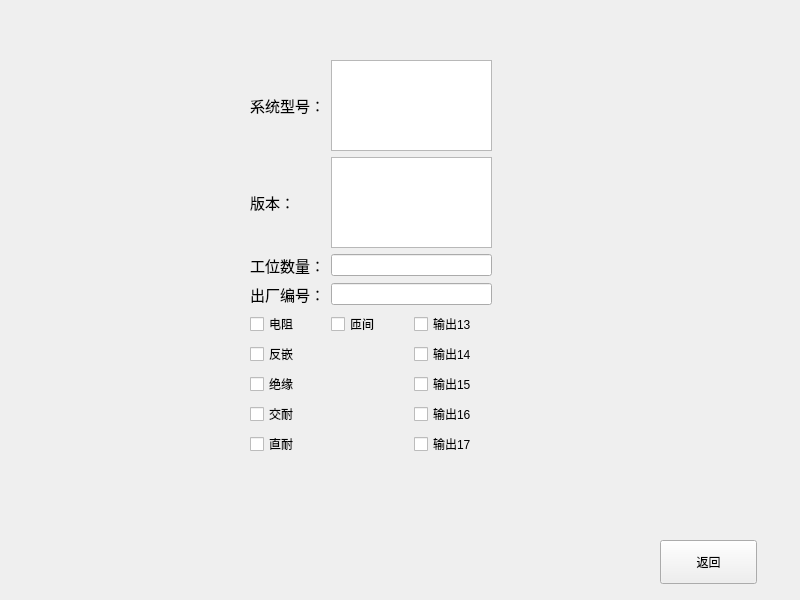
<?xml version="1.0" encoding="UTF-8"?>
<ui version="4.0">
 <class>CWinBack</class>
 <widget class="QWidget" name="CWinBack">
  <property name="geometry">
   <rect>
    <x>0</x>
    <y>0</y>
    <width>800</width>
    <height>600</height>
   </rect>
  </property>
  <property name="windowTitle">
   <string>Form</string>
  </property>
  <widget class="QWidget" name="layoutWidget">
   <property name="geometry">
    <rect>
     <x>250</x>
     <y>60</y>
     <width>242</width>
     <height>396</height>
    </rect>
   </property>
   <layout class="QGridLayout" name="gridLayout">
    <item row="1" column="0">
     <widget class="QLabel" name="label_6">
      <property name="font">
       <font>
        <pointsize>11</pointsize>
       </font>
      </property>
      <property name="styleSheet">
       <string notr="true"/>
      </property>
      <property name="text">
       <string>版本：</string>
      </property>
     </widget>
    </item>
    <item row="2" column="0">
     <widget class="QLabel" name="label_7">
      <property name="font">
       <font>
        <pointsize>11</pointsize>
       </font>
      </property>
      <property name="styleSheet">
       <string notr="true"/>
      </property>
      <property name="text">
       <string>工位数量：</string>
      </property>
     </widget>
    </item>
    <item row="1" column="1" colspan="2">
     <widget class="QTextEdit" name="textEditk_7">
      <property name="layoutDirection">
       <enum>Qt::LeftToRight</enum>
      </property>
      <property name="autoFillBackground">
       <bool>true</bool>
      </property>
      <property name="styleSheet">
       <string notr="true"/>
      </property>
      <property name="autoFormatting">
       <set>QTextEdit::AutoAll</set>
      </property>
      <property name="html">
       <string>&lt;!DOCTYPE HTML PUBLIC &quot;-//W3C//DTD HTML 4.0//EN&quot; &quot;http://www.w3.org/TR/REC-html40/strict.dtd&quot;&gt;
&lt;html&gt;&lt;head&gt;&lt;meta name=&quot;qrichtext&quot; content=&quot;1&quot; /&gt;&lt;style type=&quot;text/css&quot;&gt;
p, li { white-space: pre-wrap; }
&lt;/style&gt;&lt;/head&gt;&lt;body style=&quot; font-family:'Ubuntu Mono'; font-size:11pt; font-weight:400; font-style:normal;&quot;&gt;
&lt;p align=&quot;center&quot; style=&quot;-qt-paragraph-type:empty; margin-top:0px; margin-bottom:0px; margin-left:0px; margin-right:0px; -qt-block-indent:0; text-indent:0px; font-family:'Ubuntu';&quot;&gt;&lt;br /&gt;&lt;/p&gt;&lt;/body&gt;&lt;/html&gt;</string>
      </property>
     </widget>
    </item>
    <item row="4" column="0">
     <widget class="QCheckBox" name="BoxEnableDcr">
      <property name="text">
       <string>电阻</string>
      </property>
     </widget>
    </item>
    <item row="6" column="2">
     <widget class="QCheckBox" name="BoxEnableOut15">
      <property name="text">
       <string>输出15</string>
      </property>
     </widget>
    </item>
    <item row="4" column="1">
     <widget class="QCheckBox" name="BoxEnableImp">
      <property name="text">
       <string>匝间</string>
      </property>
     </widget>
    </item>
    <item row="5" column="0">
     <widget class="QCheckBox" name="BoxEnableMag">
      <property name="text">
       <string>反嵌</string>
      </property>
     </widget>
    </item>
    <item row="5" column="2">
     <widget class="QCheckBox" name="BoxEnableOut14">
      <property name="text">
       <string>输出14</string>
      </property>
     </widget>
    </item>
    <item row="6" column="0">
     <widget class="QCheckBox" name="BoxEnableIr">
      <property name="text">
       <string>绝缘</string>
      </property>
     </widget>
    </item>
    <item row="7" column="0">
     <widget class="QCheckBox" name="BoxEnableAcw">
      <property name="text">
       <string>交耐</string>
      </property>
     </widget>
    </item>
    <item row="7" column="2">
     <widget class="QCheckBox" name="BoxEnableOut16">
      <property name="text">
       <string>输出16</string>
      </property>
     </widget>
    </item>
    <item row="8" column="2">
     <widget class="QCheckBox" name="BoxEnableOut17">
      <property name="text">
       <string>输出17</string>
      </property>
     </widget>
    </item>
    <item row="3" column="0">
     <widget class="QLabel" name="label_Factory_number">
      <property name="font">
       <font>
        <pointsize>11</pointsize>
       </font>
      </property>
      <property name="styleSheet">
       <string notr="true"/>
      </property>
      <property name="text">
       <string>出厂编号：</string>
      </property>
     </widget>
    </item>
    <item row="2" column="1" colspan="2">
     <widget class="QLineEdit" name="text_station_number"/>
    </item>
    <item row="8" column="0">
     <widget class="QCheckBox" name="BoxEnableDcw">
      <property name="text">
       <string>直耐</string>
      </property>
     </widget>
    </item>
    <item row="4" column="2">
     <widget class="QCheckBox" name="BoxEnableOut13">
      <property name="text">
       <string>输出13</string>
      </property>
     </widget>
    </item>
    <item row="3" column="1" colspan="2">
     <widget class="QLineEdit" name="EditNumber"/>
    </item>
    <item row="0" column="0">
     <widget class="QLabel" name="label_5">
      <property name="font">
       <font>
        <pointsize>11</pointsize>
       </font>
      </property>
      <property name="styleSheet">
       <string notr="true"/>
      </property>
      <property name="text">
       <string>系统型号：</string>
      </property>
     </widget>
    </item>
    <item row="0" column="1" colspan="2">
     <widget class="QTextEdit" name="textEditk_6">
      <property name="layoutDirection">
       <enum>Qt::LeftToRight</enum>
      </property>
      <property name="autoFillBackground">
       <bool>true</bool>
      </property>
      <property name="styleSheet">
       <string notr="true"/>
      </property>
      <property name="autoFormatting">
       <set>QTextEdit::AutoAll</set>
      </property>
      <property name="html">
       <string>&lt;!DOCTYPE HTML PUBLIC &quot;-//W3C//DTD HTML 4.0//EN&quot; &quot;http://www.w3.org/TR/REC-html40/strict.dtd&quot;&gt;
&lt;html&gt;&lt;head&gt;&lt;meta name=&quot;qrichtext&quot; content=&quot;1&quot; /&gt;&lt;style type=&quot;text/css&quot;&gt;
p, li { white-space: pre-wrap; }
&lt;/style&gt;&lt;/head&gt;&lt;body style=&quot; font-family:'Ubuntu Mono'; font-size:11pt; font-weight:400; font-style:normal;&quot;&gt;
&lt;p align=&quot;center&quot; style=&quot;-qt-paragraph-type:empty; margin-top:0px; margin-bottom:0px; margin-left:0px; margin-right:0px; -qt-block-indent:0; text-indent:0px; font-family:'Ubuntu';&quot;&gt;&lt;br /&gt;&lt;/p&gt;&lt;/body&gt;&lt;/html&gt;</string>
      </property>
     </widget>
    </item>
   </layout>
  </widget>
  <widget class="QPushButton" name="BtnExit">
   <property name="geometry">
    <rect>
     <x>660</x>
     <y>540</y>
     <width>97</width>
     <height>44</height>
    </rect>
   </property>
   <property name="minimumSize">
    <size>
     <width>97</width>
     <height>44</height>
    </size>
   </property>
   <property name="text">
    <string>返回</string>
   </property>
  </widget>
 </widget>
 <resources/>
 <connections/>
</ui>
